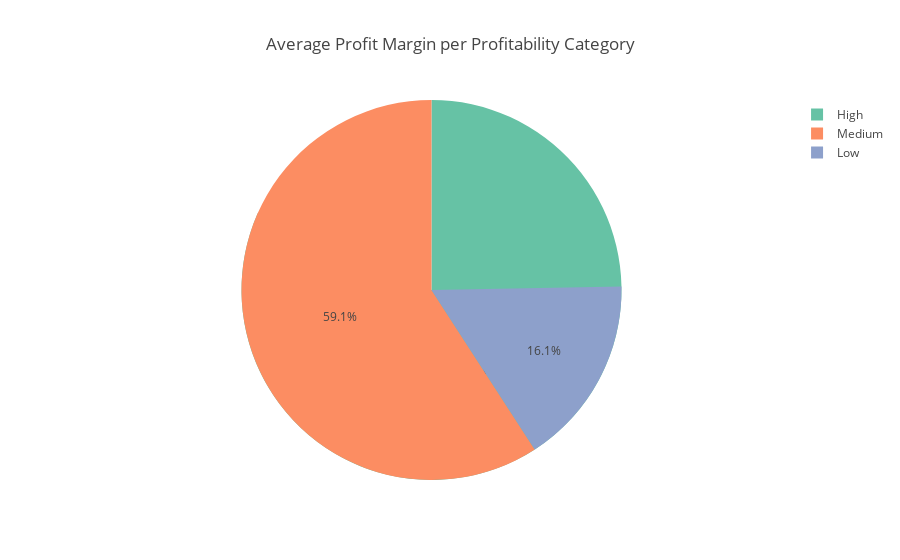

Here is the notebook cell this chart was saved with:
### Markdown cell above
What is the average profit margin for each profitability category?

### Code cell
avg_profit = df.groupby('Profitability_Category')['Profit_Margin'].mean().reset_index()

fig = px.pie(
    data_frame=avg_profit,
    names='Profitability_Category',
    values='Profit_Margin',
    title='Average Profit Margin per Profitability Category',
    color_discrete_sequence=px.colors.qualitative.Set2  
)

fig.show()

### Figure 1 — Plotly figure (JSON) as saved in the notebook; plotly's stock layout.template omitted (floating-point values rounded to 4 significant figures)
{"data": [{"domain": {"x": [0, 1], "y": [0, 1]}, "hovertemplate": "Profitability_Category=%{label}<br>Profit_Margin=%{value}<extra></extra>", "labels": ["Loss", "Low", "Medium", "High"], "legendgroup": "", "name": "", "showlegend": true, "type": "pie", "values": [-0.3487, 0.0989, 0.3623, 0.5]}], "layout": {"legend": {"tracegroupgap": 0}, "piecolorway": ["rgb(102,194,165)", "rgb(252,141,98)", "rgb(141,160,203)", "rgb(231,138,195)", "rgb(166,216,84)", "rgb(255,217,47)", "rgb(229,196,148)", "rgb(179,179,179)"], "title": {"text": "Average Profit Margin per Profitability Category"}}}
